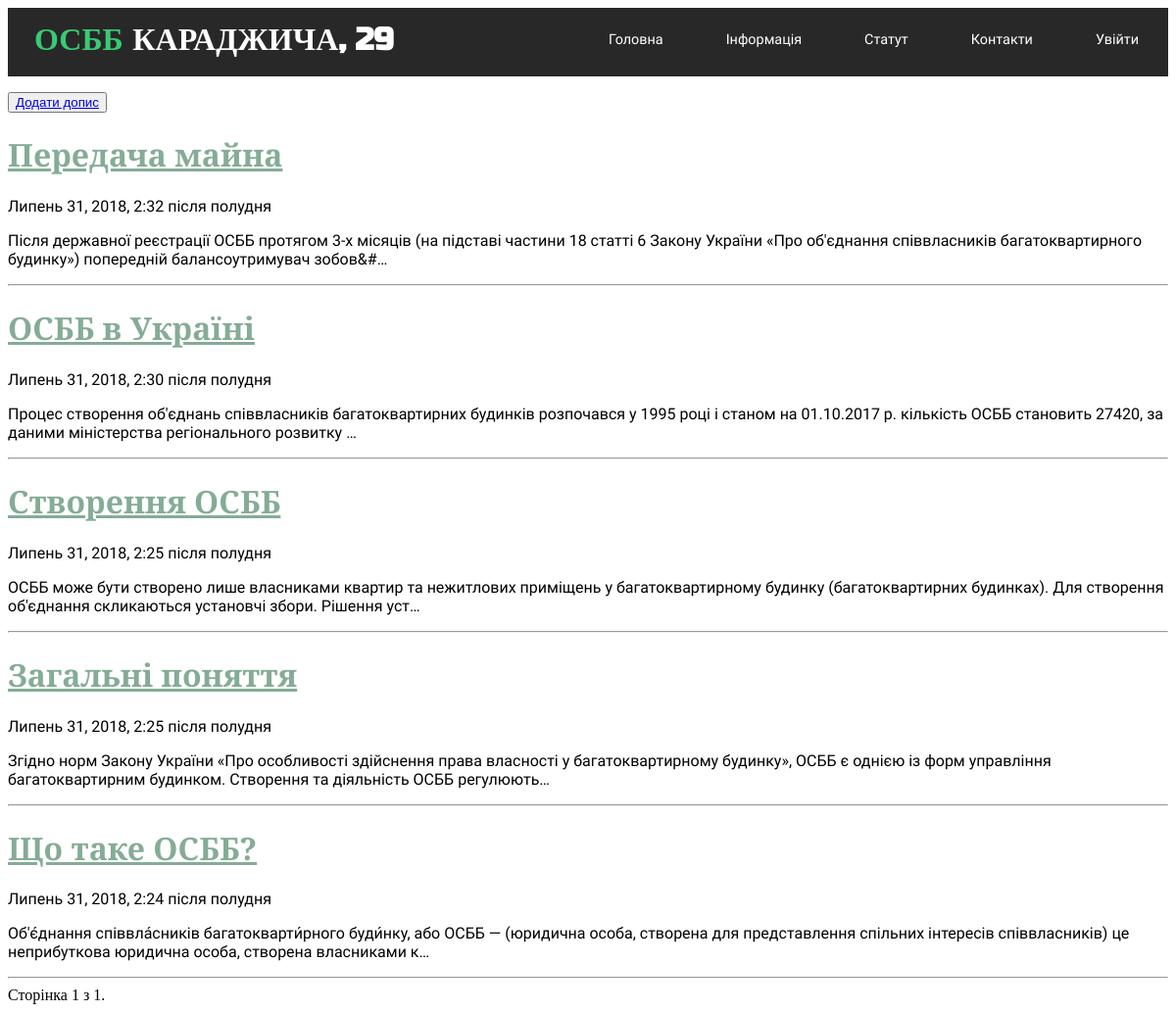
The app's page /home/ (signed in) with its own data.
### blog/models.py (models this page shows, shortened)
class Post(models.Model):
    author = models.ForeignKey('auth.User', on_delete=models.CASCADE)
    title = models.CharField(max_length=200)
    text = models.TextField()
    created_date = models.DateTimeField(
            default=timezone.now)
    published_date = models.DateTimeField(
            blank=True, null=True)

### pages/views.py (the view)
# urls.py: path('home/', home_view, name='home'),
def home_view(request):
	posts = Post.objects.filter(published_date__lte=timezone.now()).order_by('-published_date')
	paginator = Paginator(posts, 5) # Число дописів на сторінці
	page = request.GET.get('page')
	posts = paginator.get_page(page)
	return render(request, 'home.html', {'posts': posts})

### templates/home.html
{% extends 'base.html' %}
{% block content %}
	{% if user.is_authenticated %}
		<p style="text-align: left"><button><a href="{% url 'post_new' %}">Додати допис</a></button>
	{% endif %}
	{% include 'post_list.html' %}
{%endblock %}

### templates/post_list.html (shortened to what this page needs)
{% for post in posts %}
		<head>
			<link rel="stylesheet" type="text/css" href="/static/css/post.css">
		</head>
		<div class="post">
			<h1><a href="{% url 'post_detail' pk=post.pk %}">{{ post.title }}</a></h1>
			<div class="date">
				{{ post.published_date }}
			</div>
			<p>{{ post.text|linebreaksbr|truncatechars:200 }}</p>
		</div>
		<hr>
{% endfor %}
<div class="pagination">
    <span class="step-links">
        <span class="current">
            Сторінка {{ posts.number }} з {{ posts.paginator.num_pages }}.
        </span>
    </span>
</div>

### static/css/navbar.css (style rules this page uses)
html { margin: 0; padding: 0; }

### static/css/post.css (style rules this page uses)
h1 a { color: #85AC95; font-family: 'Prata', serif; }
.post { font-family: 'Didact Gothic', sans-serif; }

### records on screen
Post: title "Передача майна", published_date "Липень 31, 2018, 2:32 після полудня", text "Після державної реєстрації ОСББ протягом 3-х місяців (на підставі частини 18 статті 6 Закону України «Про об'єднання співвласників багатоквартирного будинку») попередній балансоутримувач зобов&#…"
Post: title "ОСББ в Україні", published_date "Липень 31, 2018, 2:30 після полудня", text "Процес створення об'єднань співвласників багатоквартирних будинків розпочався у 1995 році і станом на 01.10.2017 р. кількість ОСББ становить 27420, за даними міністерства регіонального розвитку …"
Post: title "Створення ОСББ", published_date "Липень 31, 2018, 2:25 після полудня", text "ОСББ може бути створено лише власниками квартир та нежитлових приміщень у багатоквартирному будинку (багатоквартирних будинках). Для створення об'єднання скликаються установчі збори. Рішення уст…"
Post: title "Загальні поняття", published_date "Липень 31, 2018, 2:25 після полудня", text "Згідно норм Закону України «Про особливості здійснення права власності у багатоквартирному будинку», ОСББ є однією із форм управління багатоквартирним будинком. Створення та діяльність ОСББ регулюють…"
Post: title "Що таке ОСББ?", published_date "Липень 31, 2018, 2:24 після полудня", text "Об'є́днання співвла́сників багатокварти́рного буди́нку, або ОСББ — (юридична особа, створена для представлення спільних інтересів співвласників) це неприбуткова юридична особа, створена власниками к…"

### other values on screen
{{ posts.number }} "1"
{{ posts.paginator.num_pages }} "1"
